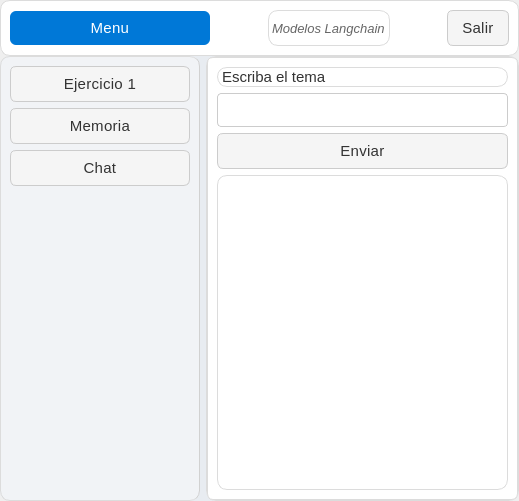
<?xml version="1.0" encoding="UTF-8"?>
<ui version="4.0">
 <class>Dialog</class>
 <widget class="QDialog" name="Dialog">
  <property name="geometry">
   <rect>
    <x>0</x>
    <y>0</y>
    <width>519</width>
    <height>501</height>
   </rect>
  </property>
  <property name="windowTitle">
   <string>Dialog</string>
  </property>
  <property name="styleSheet">
   <string notr="true">/* === Estilo general === */
QMainWindow {
    background-color: #f6f7fb;
    color: #333333;
    font-family: &quot;Segoe UI Variable&quot;, &quot;Roboto&quot;, &quot;Open Sans&quot;, sans-serif;
    font-size: 16px;
    font-weight: 300; /* Más delgada */
}

/* === Frames === */
QFrame {
    background-color: #ffffff;
    border-radius: 10px;
    border: 1px solid #dcdcdc;
}

/* Barra superior */
#frame_superior {
    background-color: #e8ecf1;
    border: none;
}

/* Panel lateral */
#frame_lateral {
    background-color: #f1f3f6;
    border-right: 1px solid #d1d1d1;
}

/* Área principal */
#frame_paginas {
    background-color: #ffffff;
}

/* === Botones === */
QPushButton {
    background-color: #f5f5f5;
    color: #333333;
    border: 1px solid #cccccc;
    border-radius: 6px;
    padding: 8px 14px;
    font-weight: 400;
    font-size: 15px;
    letter-spacing: 0.3px;
}

QPushButton:hover {
    background-color: #0078d7;
    color: #ffffff;
    border: 1px solid #0078d7;
}

QPushButton:pressed {
    background-color: #005a9e;
    color: #ffffff;
    border: 1px solid #005a9e;
}

/* Botón principal (Menú) */
#boton_menu {
    background-color: #0078d7;
    color: white;
    border: none;
    font-weight: 400;
}
#boton_menu:hover {
    background-color: #006cbe;
}
#boton_menu:pressed {
    background-color: #005a9e;
}

/* Botón salir */
#boton_salir {
    background-color: #e74c3c;
    color: white;
    border: none;
}
#boton_salir:hover {
    background-color: #c0392b;
}
#boton_salir:pressed {
    background-color: #a93226;
}

/* === Campos de texto === */
QLineEdit {
    background-color: #ffffff;
    color: #333333;
    border: 1px solid #cccccc;
    border-radius: 4px;
    padding: 6px 8px;
    font-size: 15px;
    font-weight: 300;
}

QLineEdit:focus {
    border: 1px solid #0078d7;
    background-color: #f9fcff;
}

/* === Labels === */
QLabel {
    color: #333333;
    font-weight: 300;
    font-size: 15px;
}

/* Label inferior o secundario */
#label {
    color: #666666;
    font-size: 13px;
    font-style: italic;
}

/* === Stacked Widget === */
QStackedWidget {
    background-color: #ffffff;
    border: 1px solid #dcdcdc;
    border-radius: 6px;
}

/* === Scrollbars === */
QScrollBar:vertical {
    border: none;
    background: #f0f0f0;
    width: 10px;
    border-radius: 4px;
}
QScrollBar::handle:vertical {
    background: #cccccc;
    min-height: 20px;
    border-radius: 4px;
}
QScrollBar::handle:vertical:hover {
    background: #0078d7;
}
QScrollBar::add-line:vertical,
QScrollBar::sub-line:vertical {
    height: 0;
}

/* === Layouts === */
QVBoxLayout, QHBoxLayout {
    spacing: 10px;
}

/* === Botones laterales === */
#boton_agregar, #boton_buscar, #boton_actualizar, #boton_eliminar, #boton_consultar {
    background-color: #ffffff;
    border: 1px solid #cccccc;
    color: #333333;
    font-weight: 400;
    font-size: 15px;
}

#boton_agregar:hover, 
#boton_buscar:hover, 
#boton_actualizar:hover, 
#boton_eliminar:hover,
#boton_consultar:hover {
    background-color: #e8f0fe;
    border: 1px solid #0078d7;
    color: #0078d7;
}

#boton_agregar:pressed, 
#boton_buscar:pressed, 
#boton_actualizar:pressed, 
#boton_eliminar:pressed ,
#boton_consultar:pressed{
    background-color: #cce0ff;
}

/* === Tooltips === */
QToolTip {
    background-color: #ffffff;
    color: #333333;
    border: 1px solid #0078d7;
    padding: 6px;
    border-radius: 4px;
    font-size: 14px;
}</string>
  </property>
  <layout class="QVBoxLayout" name="verticalLayout" stretch="1,8">
   <property name="spacing">
    <number>0</number>
   </property>
   <property name="leftMargin">
    <number>0</number>
   </property>
   <property name="topMargin">
    <number>0</number>
   </property>
   <property name="rightMargin">
    <number>0</number>
   </property>
   <property name="bottomMargin">
    <number>0</number>
   </property>
   <item>
    <widget class="QFrame" name="frameSuperior">
     <property name="frameShape">
      <enum>QFrame::StyledPanel</enum>
     </property>
     <property name="frameShadow">
      <enum>QFrame::Raised</enum>
     </property>
     <layout class="QHBoxLayout" name="horizontalLayout">
      <item>
       <widget class="QPushButton" name="boton_menu">
        <property name="minimumSize">
         <size>
          <width>200</width>
          <height>0</height>
         </size>
        </property>
        <property name="maximumSize">
         <size>
          <width>200</width>
          <height>16777215</height>
         </size>
        </property>
        <property name="text">
         <string>Menu</string>
        </property>
        <property name="icon">
         <iconset>
          <normaloff>../imagenes/boton_menu.png</normaloff>../imagenes/boton_menu.png</iconset>
        </property>
        <property name="iconSize">
         <size>
          <width>32</width>
          <height>32</height>
         </size>
        </property>
       </widget>
      </item>
      <item>
       <spacer name="horizontalSpacer">
        <property name="orientation">
         <enum>Qt::Horizontal</enum>
        </property>
        <property name="sizeHint" stdset="0">
         <size>
          <width>14</width>
          <height>20</height>
         </size>
        </property>
       </spacer>
      </item>
      <item>
       <widget class="QLabel" name="label">
        <property name="text">
         <string>Modelos Langchain</string>
        </property>
       </widget>
      </item>
      <item>
       <spacer name="horizontalSpacer_2">
        <property name="orientation">
         <enum>Qt::Horizontal</enum>
        </property>
        <property name="sizeHint" stdset="0">
         <size>
          <width>13</width>
          <height>20</height>
         </size>
        </property>
       </spacer>
      </item>
      <item>
       <widget class="QPushButton" name="boton_cerrar">
        <property name="text">
         <string>Salir</string>
        </property>
        <property name="icon">
         <iconset>
          <normaloff>../imagenes/boton_cerrar.png</normaloff>../imagenes/boton_cerrar.png</iconset>
        </property>
        <property name="iconSize">
         <size>
          <width>32</width>
          <height>32</height>
         </size>
        </property>
       </widget>
      </item>
     </layout>
    </widget>
   </item>
   <item>
    <widget class="QFrame" name="frame_superior">
     <property name="frameShape">
      <enum>QFrame::StyledPanel</enum>
     </property>
     <property name="frameShadow">
      <enum>QFrame::Raised</enum>
     </property>
     <layout class="QHBoxLayout" name="horizontalLayout_2">
      <property name="leftMargin">
       <number>0</number>
      </property>
      <property name="topMargin">
       <number>0</number>
      </property>
      <property name="rightMargin">
       <number>0</number>
      </property>
      <property name="bottomMargin">
       <number>0</number>
      </property>
      <item>
       <widget class="QFrame" name="frame_lateral">
        <property name="minimumSize">
         <size>
          <width>200</width>
          <height>0</height>
         </size>
        </property>
        <property name="maximumSize">
         <size>
          <width>0</width>
          <height>16777215</height>
         </size>
        </property>
        <property name="frameShape">
         <enum>QFrame::StyledPanel</enum>
        </property>
        <property name="frameShadow">
         <enum>QFrame::Raised</enum>
        </property>
        <layout class="QVBoxLayout" name="verticalLayout_2">
         <item>
          <widget class="QPushButton" name="boton_page1">
           <property name="text">
            <string>Ejercicio 1</string>
           </property>
          </widget>
         </item>
         <item>
          <widget class="QPushButton" name="boton_memoria">
           <property name="text">
            <string>Memoria</string>
           </property>
          </widget>
         </item>
         <item>
          <widget class="QPushButton" name="boton_chat">
           <property name="text">
            <string>Chat</string>
           </property>
          </widget>
         </item>
         <item>
          <spacer name="verticalSpacer">
           <property name="orientation">
            <enum>Qt::Vertical</enum>
           </property>
           <property name="sizeHint" stdset="0">
            <size>
             <width>20</width>
             <height>282</height>
            </size>
           </property>
          </spacer>
         </item>
        </layout>
       </widget>
      </item>
      <item>
       <widget class="QFrame" name="frame_paginas">
        <property name="frameShape">
         <enum>QFrame::StyledPanel</enum>
        </property>
        <property name="frameShadow">
         <enum>QFrame::Raised</enum>
        </property>
        <layout class="QVBoxLayout" name="verticalLayout_3">
         <property name="spacing">
          <number>0</number>
         </property>
         <property name="leftMargin">
          <number>0</number>
         </property>
         <property name="topMargin">
          <number>0</number>
         </property>
         <property name="rightMargin">
          <number>0</number>
         </property>
         <property name="bottomMargin">
          <number>0</number>
         </property>
         <item>
          <widget class="QStackedWidget" name="stackedWidget">
           <widget class="QWidget" name="page1">
            <layout class="QVBoxLayout" name="verticalLayout_4">
             <item>
              <widget class="QLabel" name="label_2">
               <property name="text">
                <string>Escriba el tema</string>
               </property>
              </widget>
             </item>
             <item>
              <widget class="QLineEdit" name="input_prompt"/>
             </item>
             <item>
              <widget class="QPushButton" name="boton_enviar">
               <property name="text">
                <string>Enviar</string>
               </property>
              </widget>
             </item>
             <item>
              <widget class="QTextEdit" name="output_response"/>
             </item>
            </layout>
           </widget>
           <widget class="QWidget" name="page_memoria">
            <widget class="QPushButton" name="boton_enviar_memoria">
             <property name="geometry">
              <rect>
               <x>0</x>
               <y>70</y>
               <width>291</width>
               <height>36</height>
              </rect>
             </property>
             <property name="text">
              <string>Enviar</string>
             </property>
            </widget>
            <widget class="QLabel" name="label_3">
             <property name="geometry">
              <rect>
               <x>0</x>
               <y>4</y>
               <width>291</width>
               <height>20</height>
              </rect>
             </property>
             <property name="text">
              <string>Escriba el prompt</string>
             </property>
            </widget>
            <widget class="QTextEdit" name="output_response_memoria">
             <property name="geometry">
              <rect>
               <x>0</x>
               <y>112</y>
               <width>291</width>
               <height>301</height>
              </rect>
             </property>
            </widget>
            <widget class="QLineEdit" name="input_prompt_memoria">
             <property name="geometry">
              <rect>
               <x>0</x>
               <y>30</y>
               <width>291</width>
               <height>31</height>
              </rect>
             </property>
            </widget>
           </widget>
           <widget class="QWidget" name="page_chat">
            <widget class="QPushButton" name="boton_enviar_4">
             <property name="geometry">
              <rect>
               <x>0</x>
               <y>70</y>
               <width>291</width>
               <height>36</height>
              </rect>
             </property>
             <property name="text">
              <string>Enviar</string>
             </property>
            </widget>
            <widget class="QLabel" name="label_5">
             <property name="geometry">
              <rect>
               <x>0</x>
               <y>4</y>
               <width>291</width>
               <height>20</height>
              </rect>
             </property>
             <property name="text">
              <string>Escriba el prompt</string>
             </property>
            </widget>
            <widget class="QTextEdit" name="output_response_4">
             <property name="geometry">
              <rect>
               <x>0</x>
               <y>112</y>
               <width>291</width>
               <height>301</height>
              </rect>
             </property>
            </widget>
            <widget class="QLineEdit" name="input_prompt_4">
             <property name="geometry">
              <rect>
               <x>0</x>
               <y>30</y>
               <width>291</width>
               <height>34</height>
              </rect>
             </property>
            </widget>
           </widget>
          </widget>
         </item>
        </layout>
       </widget>
      </item>
     </layout>
    </widget>
   </item>
  </layout>
 </widget>
 <resources/>
 <connections/>
</ui>
